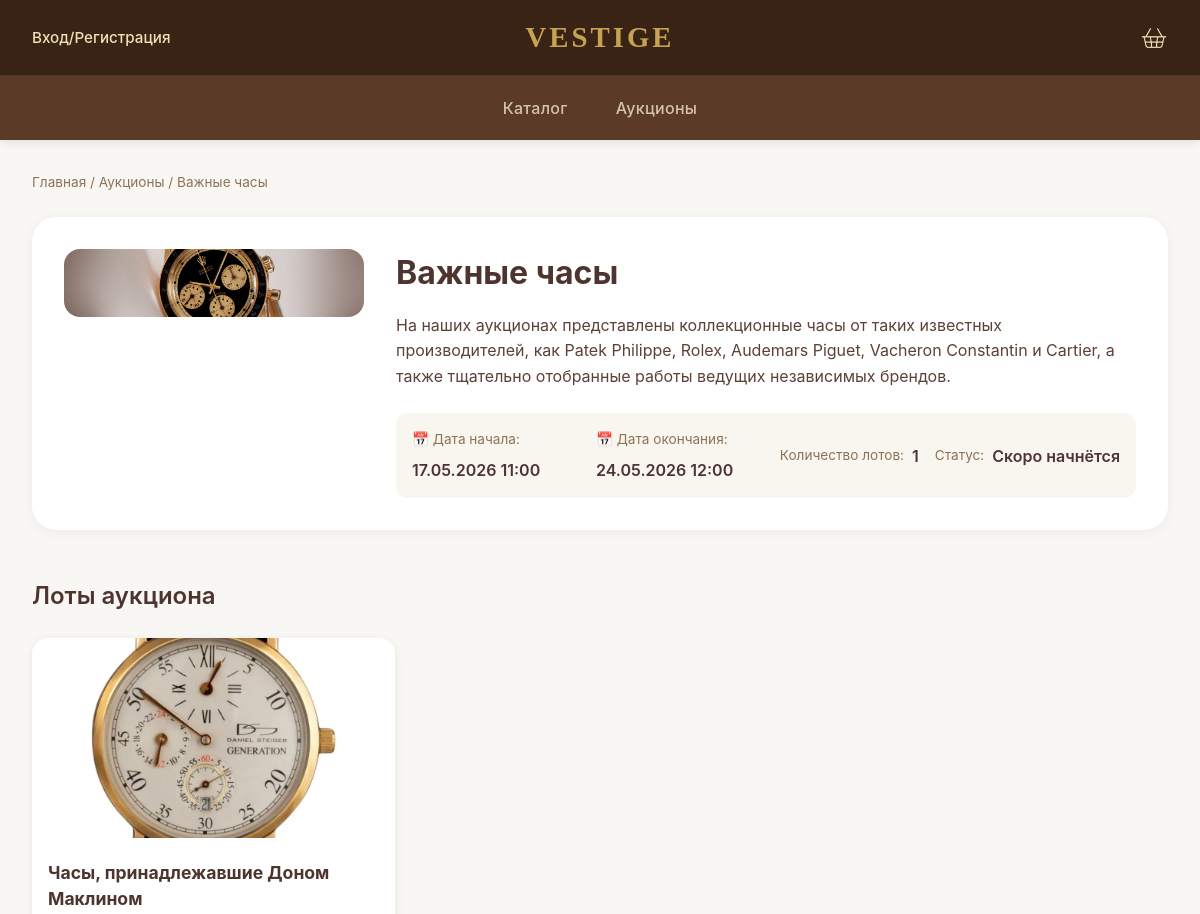
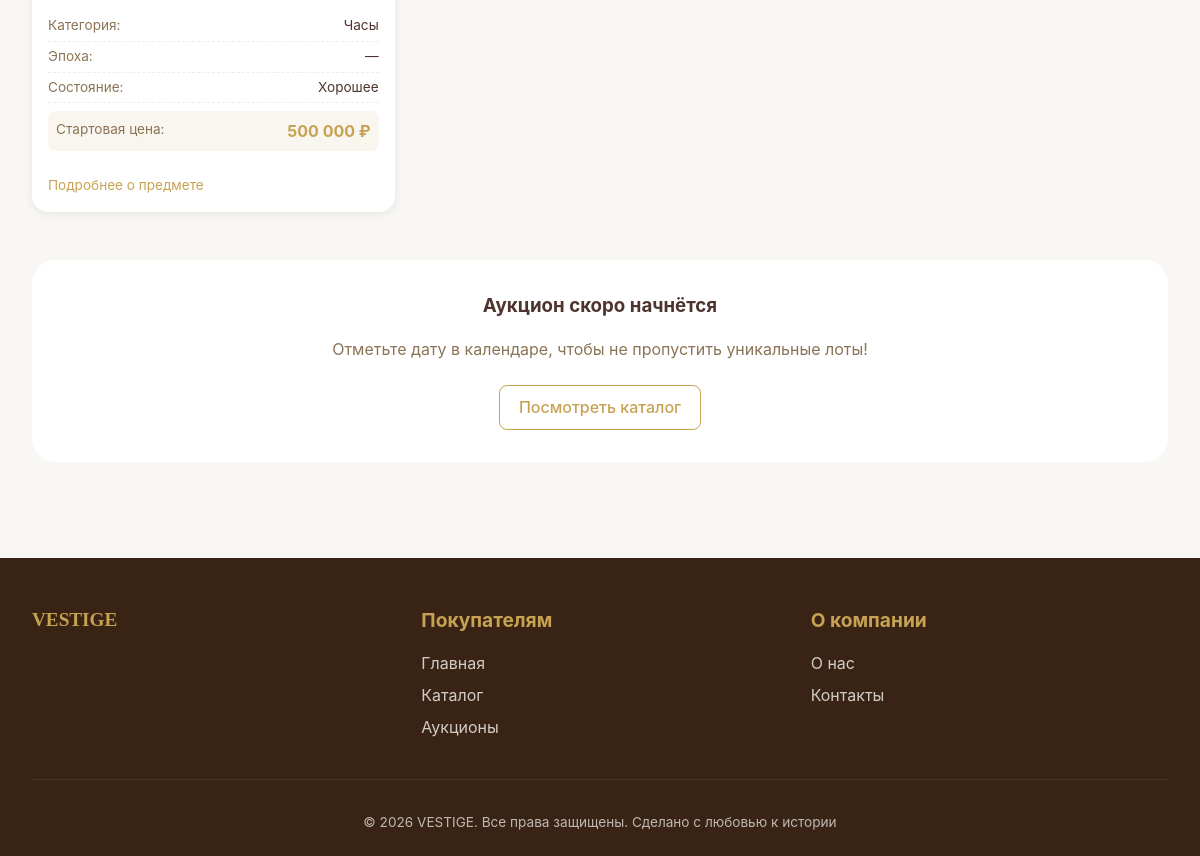
Screenshot of /auctions/2/ with the database file from the repository (2 pictures, top to bottom).
### core/models.py (models this page shows, shortened)
class Auction(models.Model):
    class StatusChoices(models.TextChoices):
        UPCOMING = 'upcoming', 'Предстоящий'
        ACTIVE = 'active', 'Активный'
        COMPLETED = 'completed', 'Завершён'
        CANCELLED = 'cancelled', 'Отменён'
    title = models.CharField(max_length=200, verbose_name='Название аукциона')
    description = models.TextField(verbose_name='Описание')
    start_date = models.DateTimeField(verbose_name='Дата и время начала')
    end_date = models.DateTimeField(verbose_name='Дата и время окончания')
    status = models.CharField(
        max_length=20,
        choices=StatusChoices.choices,
        default=StatusChoices.UPCOMING,
        verbose_name='Статус'
    )
    image = models.ImageField(
        upload_to='auctions/',
        blank=True,
        null=True,
        verbose_name='Изображение аукциона'
    )
    created_at = models.DateTimeField(auto_now_add=True, verbose_name='Дата создания')
    updated_at = models.DateTimeField(auto_now=True, verbose_name='Дата обновления')
    class Meta:
        verbose_name = 'Аукцион'
        verbose_name_plural = 'Аукционы'
        ordering = ['-start_date']

class AuctionLot(models.Model):
    auction = models.ForeignKey(
        Auction,
        on_delete=models.CASCADE,
        related_name='lots',
        verbose_name='Аукцион'
    )
    antique_item = models.ForeignKey(
        AntiqueItem,
        on_delete=models.CASCADE,
        related_name='auction_lots',
        verbose_name='Антикварный предмет'
    )
    starting_price = models.DecimalField(
        max_digits=10,
        decimal_places=2,
        verbose_name='Стартовая цена'
    )
    order = models.PositiveIntegerField(default=0, verbose_name='Порядок отображения')
    class Meta:
        verbose_name = 'Лот аукциона'
        verbose_name_plural = 'Лоты аукционов'
        ordering = ['order', 'id']

class AntiqueItem(models.Model):
    class ConditionChoices(models.TextChoices):
        EXCELLENT = 'excellent', 'Отличное'
        GOOD = 'good', 'Хорошее'
        RESTORED = 'restored', 'С реставрацией'
    name = models.TextField(verbose_name='Название')
    description = models.TextField(verbose_name='Описание')
    price = models.DecimalField(max_digits=10, decimal_places=2, verbose_name='Цена')
    category = models.ForeignKey(
        Category,
        on_delete=models.CASCADE,
        related_name='items',
        verbose_name='Категория'
    )
    additional_categories = models.ManyToManyField(
        Category,
        blank=True,
        related_name='additional_items',
        verbose_name='Дополнительные категории'
    )
    era = models.CharField(max_length=100, blank=True, verbose_name='Эпоха')
    condition = models.CharField(
        max_length=20,
        choices=ConditionChoices.choices,
        default=ConditionChoices.GOOD,
        verbose_name='Состояние'
    )
    stock = models.PositiveIntegerField(default=0, verbose_name='Остаток')
    image = models.ImageField(upload_to='items/', blank=True, null=True, verbose_name='Изображение')
    certificate_pdf = models.FileField(
        upload_to='certificates/',
        blank=True,
        null=True,
        verbose_name='Сертификат (PDF)'
    )
    video_review_url = models.URLField(blank=True, null=True, verbose_name='Ссылка на видеообзор')
    created_at = models.DateTimeField(auto_now_add=True, verbose_name='Дата создания')
    updated_at = models.DateTimeField(auto_now=True, verbose_name='Дата обновления')
    objects = models.Manager()
    available = AvailableItemManager()
    history = HistoricalRecords(verbose_name='История изменений')
    class Meta:
        verbose_name = 'Антикварный предмет'
        verbose_name_plural = 'Антикварные предметы'
        ordering = ['-created_at']

class Category(models.Model):
    name = models.CharField(max_length=100, unique=True, verbose_name='Название')
    slug = models.SlugField(max_length=120, unique=True, verbose_name='Слаг')
    class Meta:
        verbose_name = 'Категория'
        verbose_name_plural = 'Категории'
        ordering = ['name']

### core/views.py (the view)
# urls.py: path('auctions/<int:pk>/', views.auction_detail_view, name='auction_detail'),
def auction_detail_view(request, pk):
    auction = get_object_or_404(
        Auction.objects.prefetch_related(
            Prefetch('lots', queryset=AuctionLot.objects.select_related('antique_item').order_by('order'))
        ),
        pk=pk
    )
    if auction.status == 'cancelled':
        auction_status = 'cancelled'
    elif auction.end_date < timezone.now():
        auction_status = 'completed'
    elif auction.start_date <= timezone.now() <= auction.end_date:
        auction_status = 'active'
    elif auction.start_date > timezone.now():
        auction_status = 'upcoming'
    else:
        auction_status = auction.status
    context = {
        'auction': auction,
        'auction_status': auction_status,
        'is_active': auction_status == 'active',
        'is_upcoming': auction_status == 'upcoming',
        'is_completed': auction_status == 'completed',
        'is_cancelled': auction_status == 'cancelled',
        'now': timezone.now(),
    }
    return render(request, 'core/auction_detail.html', context)

### core/context_processors.py (called while the page is built)
def user_context(request):
    return {
        'session_user': {
            'id': request.session.get('user_id'),
            'email': request.session.get('user_email'),
            'name': request.session.get('user_name'),
            'is_authenticated': request.session.get('user_id') is not None,
        }
    }

### core/templatetags/custom_tags.py (called while the page is built)
@register.filter
def currency(value):
    if value is None:
        return "0 ₽"
    try:
        return f"{float(value):,.0f} ₽".replace(",", " ")
    except (ValueError, TypeError):
        return f"{value} ₽"

### core/templates/core/auction_detail.html (shortened to what this page needs)
{% extends 'core/base.html' %}
{% load custom_tags %}
{% block content %}
<div class="container">
    <div class="breadcrumbs">
        <a href="{% url 'core:home' %}">Главная</a> /
        <a href="{% url 'core:auctions' %}">Аукционы</a> /
        <span>{{ auction.title }}</span>
    </div>
    <div class="auction-detail-header">
        {% if auction.image %}
            <div class="auction-detail-image">
                <img src="{{ auction.image.url }}" alt="{{ auction.title }}">
            </div>
        {% endif %}
        <div class="auction-detail-info">
            <h1 class="auction-detail-title">{{ auction.title }}</h1>
            <div class="auction-detail-description">
                {{ auction.description|linebreaks }}
            </div>
            <div class="info-grid">
                <div class="info-item">
                    <span class="info-label">📅 Дата начала:</span>
                    <span class="info-value">{{ auction.start_date|date:"d.m.Y H:i" }}</span>
                </div>
                <div class="info-item">
                    <span class="info-label">📅 Дата окончания:</span>
                    <span class="info-value">{{ auction.end_date|date:"d.m.Y H:i" }}</span>
                </div>
                <div class="info-item">
                    <span class="info-label">Количество лотов:</span>
                    <span class="info-value">{{ auction.lots.count }}</span>
                </div>
                {% if is_active %}
                <div class="info-item highlight">
                    <span class="info-label">Статус:</span>
                    <span class="info-value status-active">Идёт прямо сейчас</span>
                </div>
                {% elif is_upcoming %}
                <div class="info-item highlight">
                    <span class="info-label">Статус:</span>
                    <span class="info-value status-upcoming">Скоро начнётся</span>
                </div>
                {% elif is_completed %}
                <div class="info-item highlight">
                    <span class="info-label">Статус:</span>
                    <span class="info-value status-completed">Завершён</span>
                </div>
                {% endif %}
            </div>
        </div>
    </div>
    <div class="lots-section">
        <h2 class="section-title">Лоты аукциона</h2>
        {% if auction.lots.all %}
            <div class="lots-grid">
                {% for lot in auction.lots.all %}
                <div class="lot-card">
                    {% if lot.antique_item.image %}
                        <img src="{{ lot.antique_item.image.url }}" alt="{{ lot.antique_item.name }}" class="lot-image">
                    {% else %}
                        <div class="lot-image-placeholder" aria-hidden="true">🖼️</div>
                    {% endif %}
                    <div class="lot-info">
                        <h3 class="lot-title">{{ lot.antique_item.name }}</h3>
                        <div class="lot-details">
                            <div class="detail-row">
                                <span class="detail-label">Категория:</span>
                                <span class="detail-value">{{ lot.antique_item.category.name }}</span>
                            </div>
                            <div class="detail-row">
                                <span class="detail-label">Эпоха:</span>
                                <span class="detail-value">{{ lot.antique_item.era|default:"—" }}</span>
                            </div>
                            <div class="detail-row">
                                <span class="detail-label">Состояние:</span>
                                <span class="detail-value">
                                    {% if lot.antique_item.condition == 'excellent' %}Отличное
                                    {% elif lot.antique_item.condition == 'good' %}Хорошее
                                    {% else %}С реставрацией{% endif %}
                                </span>
                            </div>
                            <div class="detail-row highlight">
                                <span class="detail-label">Стартовая цена:</span>
                                <span class="detail-value price">{{ lot.starting_price|currency }}</span>
                            </div>
                        </div>
                        <a href="{% url 'core:item_detail' lot.antique_item.id %}" class="lot-link">
                            Подробнее о предмете
                        </a>
                    </div>
                </div>
                {% endfor %}
            </div>
        {% else %}
            <div class="empty-lots">
                <p>В этом аукционе пока нет лотов</p>
            </div>
        {% endif %}
    </div>
    {% if is_active %}
    <div class="participation-info">
        <h3>Как участвовать в аукционе?</h3>
        <div class="steps">
            <div class="step">
                <div class="step-number">1</div>
                <div class="step-text">Зарегистрируйтесь на сайте или войдите в аккаунт</div>
            </div>
            <div class="step">
                <div class="step-number">2</div>
                <div class="step-text">Выберите интересующий вас лот</div>
            </div>
            <div class="step">
                <div class="step-number">3</div>
                <div class="step-text">Свяжитесь с нами для участия в торгах</div>
            </div>
        </div>
        <div class="contact-info">
            <p>По вопросам участия: <strong>+7 (XXX) XXX-XX-XX</strong></p>
            <p>Или напишите нам: <strong>auction@vestige.ru</strong></p>
        </div>
    </div>
    {% elif is_completed %}
    <div class="completed-info">
        <h3>Аукцион завершён</h3>
        <p>Победители аукциона будут уведомлены по электронной почте. Спасибо за участие!</p>
        <a href="{% url 'core:catalog' %}" class="btn btn-primary">Перейти в каталог</a>
    </div>
    {% elif is_upcoming %}
    <div class="upcoming-info">
        <h3>Аукцион скоро начнётся</h3>
        <p>Отметьте дату в календаре, чтобы не пропустить уникальные лоты!</p>
        <a href="{% url 'core:catalog' %}" class="btn btn-secondary">Посмотреть каталог</a>
    </div>
    {% endif %}
</div>
{% endblock %}

### core/templates/core/base.html (style rules this page uses)
* { margin: 0; padding: 0; box-sizing: border-box; }
:root { --bg-light: #f9f7f4; --bg-dark: #382314; --text-dark: #4E342E; --text-light: #f9f7f4; --gold: #C7A252; --gold-dark: #A8883A; --border-light: #E8DCC8; --card-bg: #FFFFFF; --nav-link-color: #D4C5A9; --nav-link-hover: #C7A252; --focus-ring: 0 0 0 3px rgba(199, 162, 82, 0.5); }
body { font-family: 'Inter', -apple-system, BlinkMacSystemFont, 'Segoe UI', Roboto, sans-serif; background-color: #f9f7f4; color: #4E342E; line-height: 1.5; }
.btn { display: inline-block; padding: 0.6rem 1.2rem; border-radius: 0.5rem; text-decoration: none; font-weight: 500; cursor: pointer; border: none; transition: all 0.2s; font-size: 1rem; }
.btn-secondary { background: transparent; border: 1px solid var(--gold); color: var(--gold); padding: 0.6rem 1.2rem; border-radius: 0.5rem; cursor: pointer; text-decoration: none; display: inline-block; }
.container { max-width: 1280px; margin: 0 auto; padding: 2rem; }
.section-title { font-size: 1.8rem; margin-bottom: 1.5rem; font-weight: 600; display: flex; align-items: center; gap: 0.5rem; flex-wrap: wrap; }

### core/templates/core/auction_detail.html (style rules this page uses)
.breadcrumbs { font-size: 0.85rem; color: #8B7355; margin-bottom: 1.5rem; }
.breadcrumbs a { color: #8B7355; text-decoration: none; }
.auction-detail-header { display: flex; gap: 2rem; margin-bottom: 3rem; flex-wrap: wrap; background: white; border-radius: 24px; padding: 2rem; box-shadow: 0 2px 12px rgba(0,0,0,0.05); }
.auction-detail-image { flex: 0 0 300px; }
.auction-detail-image img { width: 100%; height: auto; border-radius: 16px; object-fit: cover; }
.auction-detail-info { flex: 1; }
.auction-detail-title { font-size: 2rem; margin-bottom: 1rem; color: var(--text-dark); }
.auction-detail-description { color: #5D4037; line-height: 1.6; margin-bottom: 1.5rem; }
.info-grid { display: grid; grid-template-columns: 1fr 1fr auto auto; gap: 1rem; background: #f9f6f0; padding: 1rem; border-radius: 12px; align-items: center; }
.info-item { display: flex; align-items: center; gap: 0.5rem; flex-wrap: wrap; }
.info-label { font-size: 0.85rem; color: #8B7355; }
.info-value { font-weight: 600; color: var(--text-dark); }
.status-active, .status-upcoming, .status-completed { color: var(--text-dark); }
.lots-section { margin-bottom: 3rem; }
.section-title { font-size: 1.5rem; margin-bottom: 1.5rem; }
.lots-grid { display: grid; grid-template-columns: repeat(auto-fill, minmax(320px, 1fr)); gap: 1.5rem; }
.lot-card { background: white; border-radius: 16px; overflow: hidden; box-shadow: 0 2px 8px rgba(0,0,0,0.08); transition: transform 0.2s; }
.lot-image { width: 100%; height: 200px; object-fit: cover; }
.lot-info { padding: 1rem; }
.lot-title { font-size: 1.1rem; margin-bottom: 0.75rem; color: var(--text-dark); }
.lot-details { margin-bottom: 1rem; }
.detail-row { display: flex; justify-content: space-between; padding: 0.3rem 0; font-size: 0.85rem; border-bottom: 1px dashed #f0ebe3; }
.detail-row.highlight { background: #f9f6f0; margin-top: 0.5rem; padding: 0.5rem; border-radius: 8px; border-bottom: none; }
.detail-label { color: #8B7355; }
.detail-value.price { color: var(--gold); font-weight: bold; font-size: 1rem; }
.lot-link { display: inline-block; color: var(--gold); text-decoration: none; font-size: 0.85rem; margin-top: 0.5rem; }
.participation-info, .completed-info, .upcoming-info { background: white; border-radius: 24px; padding: 2rem; text-align: center; }
.completed-info h3, .upcoming-info h3 { color: var(--text-dark); margin-bottom: 1rem; }
.completed-info p, .upcoming-info p { color: #8B7355; margin-bottom: 1.5rem; }

### rows the page displays
Auction: title "Важные часы", image (picture), description "На наших аукционах представлены коллекционные часы от таких известных производителей, как Patek Philippe, Rolex, Audemars Piguet, Vacheron Constantin и Cartier, а также тщательно отобранные работы ведущих независимых брендов.", start_date "17.05.2026 11:00", end_date "24.05.2026 12:00", lots.count "1"
AuctionLot: antique_item.image (picture), antique_item.name "Часы, принадлежавшие Доном Маклином", antique_item.category.name "Часы", antique_item.era "—", shows "Хорошее", starting_price "500 000 ₽"
